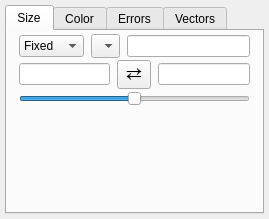
<?xml version="1.0" encoding="UTF-8"?>
<ui version="4.0">
 <class>Form</class>
 <widget class="QWidget" name="Form">
  <property name="geometry">
   <rect>
    <x>0</x>
    <y>0</y>
    <width>269</width>
    <height>219</height>
   </rect>
  </property>
  <property name="windowTitle">
   <string>Form</string>
  </property>
  <layout class="QGridLayout" name="gridLayout">
   <property name="leftMargin">
    <number>5</number>
   </property>
   <property name="topMargin">
    <number>5</number>
   </property>
   <property name="rightMargin">
    <number>5</number>
   </property>
   <property name="bottomMargin">
    <number>5</number>
   </property>
   <item row="0" column="0">
    <widget class="QTabWidget" name="tab_widget">
     <property name="currentIndex">
      <number>0</number>
     </property>
     <widget class="QWidget" name="tab_2">
      <attribute name="title">
       <string>Size</string>
      </attribute>
      <layout class="QVBoxLayout" name="verticalLayout">
       <property name="spacing">
        <number>2</number>
       </property>
       <property name="leftMargin">
        <number>12</number>
       </property>
       <property name="topMargin">
        <number>3</number>
       </property>
       <property name="rightMargin">
        <number>12</number>
       </property>
       <property name="bottomMargin">
        <number>3</number>
       </property>
       <item>
        <widget class="QWidget" name="size_row_1" native="true">
         <layout class="QHBoxLayout" name="horizontalLayout">
          <property name="spacing">
           <number>7</number>
          </property>
          <property name="leftMargin">
           <number>0</number>
          </property>
          <property name="topMargin">
           <number>0</number>
          </property>
          <property name="rightMargin">
           <number>0</number>
          </property>
          <property name="bottomMargin">
           <number>0</number>
          </property>
          <item>
           <widget class="QComboBox" name="combotext_size_mode">
            <property name="sizePolicy">
             <sizepolicy hsizetype="Minimum" vsizetype="Fixed">
              <horstretch>0</horstretch>
              <verstretch>0</verstretch>
             </sizepolicy>
            </property>
            <property name="maximumSize">
             <size>
              <width>80</width>
              <height>16777215</height>
             </size>
            </property>
            <item>
             <property name="text">
              <string>Fixed</string>
             </property>
            </item>
            <item>
             <property name="text">
              <string>Linear</string>
             </property>
            </item>
           </widget>
          </item>
          <item>
           <widget class="QComboBox" name="combosel_size_attribute">
            <property name="sizeAdjustPolicy">
             <enum>QComboBox::AdjustToMinimumContentsLengthWithIcon</enum>
            </property>
           </widget>
          </item>
          <item>
           <widget class="QLineEdit" name="valuetext_size"/>
          </item>
         </layout>
        </widget>
       </item>
       <item>
        <widget class="QWidget" name="size_row_2" native="true">
         <layout class="QHBoxLayout" name="horizontalLayout_2">
          <property name="spacing">
           <number>7</number>
          </property>
          <property name="leftMargin">
           <number>0</number>
          </property>
          <property name="topMargin">
           <number>0</number>
          </property>
          <property name="rightMargin">
           <number>0</number>
          </property>
          <property name="bottomMargin">
           <number>0</number>
          </property>
          <item>
           <widget class="QLineEdit" name="valuetext_size_vmin"/>
          </item>
          <item>
           <widget class="QToolButton" name="button_flip_size">
            <property name="font">
             <font>
              <pointsize>14</pointsize>
             </font>
            </property>
            <property name="styleSheet">
             <string notr="true">padding: 0px</string>
            </property>
            <property name="text">
             <string>⇄</string>
            </property>
           </widget>
          </item>
          <item>
           <widget class="QLineEdit" name="valuetext_size_vmax"/>
          </item>
         </layout>
        </widget>
       </item>
       <item>
        <widget class="QWidget" name="size_row_3" native="true">
         <layout class="QHBoxLayout" name="horizontalLayout_3">
          <property name="spacing">
           <number>7</number>
          </property>
          <property name="leftMargin">
           <number>0</number>
          </property>
          <property name="topMargin">
           <number>0</number>
          </property>
          <property name="rightMargin">
           <number>0</number>
          </property>
          <property name="bottomMargin">
           <number>0</number>
          </property>
          <item>
           <widget class="QSlider" name="value_size_scaling">
            <property name="maximum">
             <number>100</number>
            </property>
            <property name="value">
             <number>50</number>
            </property>
            <property name="orientation">
             <enum>Qt::Horizontal</enum>
            </property>
           </widget>
          </item>
         </layout>
        </widget>
       </item>
       <item>
        <spacer name="verticalSpacer">
         <property name="orientation">
          <enum>Qt::Vertical</enum>
         </property>
         <property name="sizeHint" stdset="0">
          <size>
           <width>20</width>
           <height>40</height>
          </size>
         </property>
        </spacer>
       </item>
      </layout>
     </widget>
     <widget class="QWidget" name="tab_4">
      <attribute name="title">
       <string>Color</string>
      </attribute>
      <layout class="QVBoxLayout" name="verticalLayout_2">
       <property name="spacing">
        <number>2</number>
       </property>
       <property name="leftMargin">
        <number>12</number>
       </property>
       <property name="topMargin">
        <number>3</number>
       </property>
       <property name="rightMargin">
        <number>12</number>
       </property>
       <property name="bottomMargin">
        <number>3</number>
       </property>
       <item>
        <widget class="QWidget" name="color_row_1" native="true">
         <layout class="QHBoxLayout" name="horizontalLayout_6">
          <property name="spacing">
           <number>7</number>
          </property>
          <property name="leftMargin">
           <number>0</number>
          </property>
          <property name="topMargin">
           <number>0</number>
          </property>
          <property name="rightMargin">
           <number>0</number>
          </property>
          <property name="bottomMargin">
           <number>0</number>
          </property>
          <item>
           <widget class="QComboBox" name="combotext_color_mode">
            <property name="maximumSize">
             <size>
              <width>80</width>
              <height>16777215</height>
             </size>
            </property>
            <item>
             <property name="text">
              <string>Fixed</string>
             </property>
            </item>
            <item>
             <property name="text">
              <string>Linear</string>
             </property>
            </item>
           </widget>
          </item>
          <item>
           <widget class="QComboBox" name="combosel_cmap_attribute">
            <property name="sizeAdjustPolicy">
             <enum>QComboBox::AdjustToMinimumContentsLengthWithIcon</enum>
            </property>
           </widget>
          </item>
          <item>
           <widget class="QColorBox" name="color_color">
            <property name="sizePolicy">
             <sizepolicy hsizetype="Preferred" vsizetype="Minimum">
              <horstretch>0</horstretch>
              <verstretch>0</verstretch>
             </sizepolicy>
            </property>
            <property name="text">
             <string/>
            </property>
           </widget>
          </item>
          <item>
           <widget class="QWidget" name="spacer_color_label" native="true"/>
          </item>
         </layout>
        </widget>
       </item>
       <item>
        <widget class="QWidget" name="color_row_2" native="true">
         <layout class="QHBoxLayout" name="horizontalLayout_8">
          <property name="spacing">
           <number>7</number>
          </property>
          <property name="leftMargin">
           <number>0</number>
          </property>
          <property name="topMargin">
           <number>0</number>
          </property>
          <property name="rightMargin">
           <number>0</number>
          </property>
          <property name="bottomMargin">
           <number>0</number>
          </property>
          <item>
           <widget class="QLineEdit" name="valuetext_cmap_vmin"/>
          </item>
          <item>
           <widget class="QToolButton" name="button_flip_cmap">
            <property name="font">
             <font>
              <pointsize>14</pointsize>
             </font>
            </property>
            <property name="styleSheet">
             <string notr="true">padding: 0px</string>
            </property>
            <property name="text">
             <string>⇄</string>
            </property>
           </widget>
          </item>
          <item>
           <widget class="QLineEdit" name="valuetext_cmap_vmax"/>
          </item>
         </layout>
        </widget>
       </item>
       <item>
        <widget class="QWidget" name="color_row_3" native="true">
         <layout class="QHBoxLayout" name="horizontalLayout_9">
          <property name="spacing">
           <number>7</number>
          </property>
          <property name="leftMargin">
           <number>0</number>
          </property>
          <property name="topMargin">
           <number>0</number>
          </property>
          <property name="rightMargin">
           <number>0</number>
          </property>
          <property name="bottomMargin">
           <number>0</number>
          </property>
          <item>
           <widget class="QColormapCombo" name="combodata_cmap">
            <property name="sizeAdjustPolicy">
             <enum>QComboBox::AdjustToMinimumContentsLengthWithIcon</enum>
            </property>
           </widget>
          </item>
         </layout>
        </widget>
       </item>
       <item>
        <widget class="QSlider" name="value_alpha">
         <property name="maximum">
          <number>100</number>
         </property>
         <property name="orientation">
          <enum>Qt::Horizontal</enum>
         </property>
        </widget>
       </item>
       <item>
        <spacer name="verticalSpacer_2">
         <property name="orientation">
          <enum>Qt::Vertical</enum>
         </property>
         <property name="sizeHint" stdset="0">
          <size>
           <width>20</width>
           <height>40</height>
          </size>
         </property>
        </spacer>
       </item>
      </layout>
     </widget>
     <widget class="QWidget" name="tab">
      <attribute name="title">
       <string>Errors</string>
      </attribute>
      <widget class="QLabel" name="label_5">
       <property name="geometry">
        <rect>
         <x>1</x>
         <y>25</y>
         <width>39</width>
         <height>20</height>
        </rect>
       </property>
       <property name="font">
        <font>
         <weight>75</weight>
         <bold>true</bold>
        </font>
       </property>
       <property name="text">
        <string>show x</string>
       </property>
      </widget>
      <widget class="QCheckBox" name="bool_yerr_visible">
       <property name="geometry">
        <rect>
         <x>50</x>
         <y>53</y>
         <width>13</width>
         <height>13</height>
        </rect>
       </property>
       <property name="text">
        <string/>
       </property>
      </widget>
      <widget class="QLabel" name="label_warning_errorbar">
       <property name="geometry">
        <rect>
         <x>-15</x>
         <y>2</y>
         <width>294</width>
         <height>13</height>
        </rect>
       </property>
       <property name="styleSheet">
        <string notr="true">color: #BB2200</string>
       </property>
       <property name="text">
        <string>Warning: adding errorbars may be slow</string>
       </property>
       <property name="alignment">
        <set>Qt::AlignCenter</set>
       </property>
      </widget>
      <widget class="QCheckBox" name="bool_xerr_visible">
       <property name="geometry">
        <rect>
         <x>50</x>
         <y>28</y>
         <width>13</width>
         <height>13</height>
        </rect>
       </property>
       <property name="text">
        <string/>
       </property>
      </widget>
      <widget class="QComboBox" name="combosel_xerr_attribute">
       <property name="geometry">
        <rect>
         <x>85</x>
         <y>25</y>
         <width>160</width>
         <height>20</height>
        </rect>
       </property>
       <property name="sizeAdjustPolicy">
        <enum>QComboBox::AdjustToMinimumContentsLengthWithIcon</enum>
       </property>
      </widget>
      <widget class="QLabel" name="label_6">
       <property name="geometry">
        <rect>
         <x>1</x>
         <y>50</y>
         <width>39</width>
         <height>20</height>
        </rect>
       </property>
       <property name="font">
        <font>
         <weight>75</weight>
         <bold>true</bold>
        </font>
       </property>
       <property name="text">
        <string>show y</string>
       </property>
      </widget>
      <widget class="QComboBox" name="combosel_yerr_attribute">
       <property name="geometry">
        <rect>
         <x>85</x>
         <y>50</y>
         <width>160</width>
         <height>20</height>
        </rect>
       </property>
       <property name="sizeAdjustPolicy">
        <enum>QComboBox::AdjustToMinimumContentsLengthWithIcon</enum>
       </property>
      </widget>
      <widget class="QLabel" name="label_7">
       <property name="geometry">
        <rect>
         <x>1</x>
         <y>75</y>
         <width>39</width>
         <height>20</height>
        </rect>
       </property>
       <property name="font">
        <font>
         <weight>75</weight>
         <bold>true</bold>
        </font>
       </property>
       <property name="text">
        <string>show z</string>
       </property>
      </widget>
      <widget class="QComboBox" name="combosel_zerr_attribute">
       <property name="geometry">
        <rect>
         <x>85</x>
         <y>75</y>
         <width>160</width>
         <height>20</height>
        </rect>
       </property>
       <property name="sizeAdjustPolicy">
        <enum>QComboBox::AdjustToMinimumContentsLengthWithIcon</enum>
       </property>
      </widget>
      <widget class="QCheckBox" name="bool_zerr_visible">
       <property name="geometry">
        <rect>
         <x>50</x>
         <y>78</y>
         <width>13</width>
         <height>13</height>
        </rect>
       </property>
       <property name="text">
        <string/>
       </property>
      </widget>
     </widget>
     <widget class="QWidget" name="tab_3">
      <attribute name="title">
       <string>Vectors</string>
      </attribute>
      <widget class="QComboBox" name="combosel_vx_attribute">
       <property name="geometry">
        <rect>
         <x>45</x>
         <y>40</y>
         <width>205</width>
         <height>20</height>
        </rect>
       </property>
       <property name="sizeAdjustPolicy">
        <enum>QComboBox::AdjustToMinimumContentsLengthWithIcon</enum>
       </property>
      </widget>
      <widget class="QLabel" name="label_vector_y">
       <property name="geometry">
        <rect>
         <x>2</x>
         <y>65</y>
         <width>39</width>
         <height>20</height>
        </rect>
       </property>
       <property name="font">
        <font>
         <weight>75</weight>
         <bold>true</bold>
        </font>
       </property>
       <property name="text">
        <string>vy</string>
       </property>
       <property name="alignment">
        <set>Qt::AlignRight|Qt::AlignTrailing|Qt::AlignVCenter</set>
       </property>
      </widget>
      <widget class="QComboBox" name="combosel_vy_attribute">
       <property name="geometry">
        <rect>
         <x>45</x>
         <y>65</y>
         <width>205</width>
         <height>20</height>
        </rect>
       </property>
       <property name="sizeAdjustPolicy">
        <enum>QComboBox::AdjustToMinimumContentsLengthWithIcon</enum>
       </property>
      </widget>
      <widget class="QCheckBox" name="bool_vector_visible">
       <property name="geometry">
        <rect>
         <x>50</x>
         <y>20</y>
         <width>245</width>
         <height>13</height>
        </rect>
       </property>
       <property name="text">
        <string/>
       </property>
      </widget>
      <widget class="QLabel" name="label_warning_vector">
       <property name="geometry">
        <rect>
         <x>-15</x>
         <y>2</y>
         <width>294</width>
         <height>13</height>
        </rect>
       </property>
       <property name="styleSheet">
        <string notr="true">color: #BB2200</string>
       </property>
       <property name="text">
        <string>Warning: adding vectors may be slow</string>
       </property>
       <property name="alignment">
        <set>Qt::AlignCenter</set>
       </property>
       <property name="wordWrap">
        <bool>false</bool>
       </property>
      </widget>
      <widget class="QLabel" name="label_vector_x">
       <property name="geometry">
        <rect>
         <x>2</x>
         <y>40</y>
         <width>39</width>
         <height>20</height>
        </rect>
       </property>
       <property name="font">
        <font>
         <weight>75</weight>
         <bold>true</bold>
        </font>
       </property>
       <property name="text">
        <string>vx</string>
       </property>
       <property name="alignment">
        <set>Qt::AlignRight|Qt::AlignTrailing|Qt::AlignVCenter</set>
       </property>
      </widget>
      <widget class="QLabel" name="label_3">
       <property name="geometry">
        <rect>
         <x>2</x>
         <y>20</y>
         <width>39</width>
         <height>13</height>
        </rect>
       </property>
       <property name="font">
        <font>
         <weight>75</weight>
         <bold>true</bold>
        </font>
       </property>
       <property name="text">
        <string>show</string>
       </property>
       <property name="alignment">
        <set>Qt::AlignRight|Qt::AlignTrailing|Qt::AlignVCenter</set>
       </property>
      </widget>
      <widget class="QLabel" name="label_vector_z">
       <property name="geometry">
        <rect>
         <x>2</x>
         <y>90</y>
         <width>39</width>
         <height>20</height>
        </rect>
       </property>
       <property name="font">
        <font>
         <weight>75</weight>
         <bold>true</bold>
        </font>
       </property>
       <property name="text">
        <string>vz</string>
       </property>
       <property name="alignment">
        <set>Qt::AlignRight|Qt::AlignTrailing|Qt::AlignVCenter</set>
       </property>
      </widget>
      <widget class="QComboBox" name="combosel_vz_attribute">
       <property name="geometry">
        <rect>
         <x>45</x>
         <y>90</y>
         <width>205</width>
         <height>20</height>
        </rect>
       </property>
       <property name="sizeAdjustPolicy">
        <enum>QComboBox::AdjustToMinimumContentsLengthWithIcon</enum>
       </property>
      </widget>
      <widget class="QLabel" name="label_11">
       <property name="geometry">
        <rect>
         <x>2</x>
         <y>140</y>
         <width>39</width>
         <height>20</height>
        </rect>
       </property>
       <property name="font">
        <font>
         <weight>75</weight>
         <bold>true</bold>
        </font>
       </property>
       <property name="text">
        <string>origin</string>
       </property>
       <property name="alignment">
        <set>Qt::AlignRight|Qt::AlignTrailing|Qt::AlignVCenter</set>
       </property>
      </widget>
      <widget class="QCheckBox" name="bool_vector_arrowhead">
       <property name="geometry">
        <rect>
         <x>170</x>
         <y>18</y>
         <width>205</width>
         <height>17</height>
        </rect>
       </property>
       <property name="text">
        <string>Show arrow</string>
       </property>
      </widget>
      <widget class="QSlider" name="value_vector_scaling">
       <property name="geometry">
        <rect>
         <x>45</x>
         <y>115</y>
         <width>205</width>
         <height>22</height>
        </rect>
       </property>
       <property name="orientation">
        <enum>Qt::Horizontal</enum>
       </property>
      </widget>
      <widget class="QLabel" name="label_12">
       <property name="geometry">
        <rect>
         <x>120</x>
         <y>18</y>
         <width>39</width>
         <height>17</height>
        </rect>
       </property>
       <property name="font">
        <font>
         <weight>75</weight>
         <bold>true</bold>
        </font>
       </property>
       <property name="text">
        <string>arrow</string>
       </property>
       <property name="alignment">
        <set>Qt::AlignRight|Qt::AlignTrailing|Qt::AlignVCenter</set>
       </property>
      </widget>
      <widget class="QComboBox" name="combosel_vector_origin">
       <property name="geometry">
        <rect>
         <x>45</x>
         <y>140</y>
         <width>205</width>
         <height>20</height>
        </rect>
       </property>
      </widget>
      <widget class="QLabel" name="label_13">
       <property name="geometry">
        <rect>
         <x>2</x>
         <y>115</y>
         <width>39</width>
         <height>22</height>
        </rect>
       </property>
       <property name="font">
        <font>
         <weight>75</weight>
         <bold>true</bold>
        </font>
       </property>
       <property name="text">
        <string>scaling</string>
       </property>
       <property name="alignment">
        <set>Qt::AlignRight|Qt::AlignTrailing|Qt::AlignVCenter</set>
       </property>
      </widget>
     </widget>
    </widget>
   </item>
  </layout>
 </widget>
 <customwidgets>
  <customwidget>
   <class>QColorBox</class>
   <extends>QLabel</extends>
   <header>glue_qt.utils.colors</header>
  </customwidget>
  <customwidget>
   <class>QColormapCombo</class>
   <extends>QComboBox</extends>
   <header>glue_qt.utils.colors</header>
  </customwidget>
 </customwidgets>
 <resources/>
 <connections/>
</ui>
